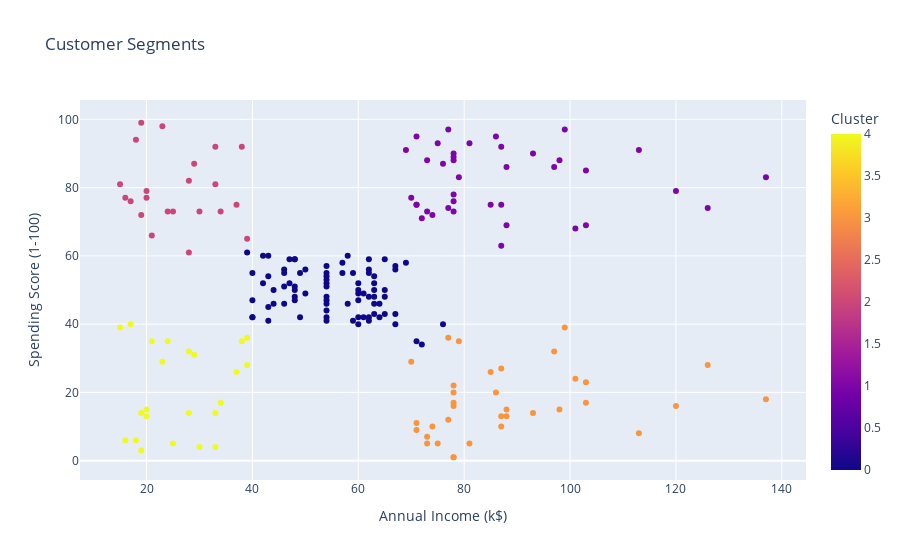

Notebook code cell kept with this figure:
### Code cell
#kmeans  to categorize clusters
kmeans = KMeans(n_clusters=5, random_state=42, n_init=10)
df["Cluster"] = kmeans.fit_predict(X)

# Visualize clusters
fig = px.scatter(df, x="Annual Income (k$)", y="Spending Score (1-100)", 
                 color="Cluster", hover_data=["Age", "Gender"],
                 title="Customer Segments")
fig.show()

### Figure 1 — Plotly figure (JSON) as saved in the notebook; plotly's stock layout.template omitted (floating-point values rounded to 4 significant figures; data arrays with more than 128 entries replaced by an {"elided": "..."} marker saying what was removed)
{"data": [{"customdata": {"elided": "200x2 mixed values"}, "hovertemplate": "Annual Income (k$)=%{x}<br>Spending Score (1-100)=%{y}<br>Age=%{customdata[0]}<br>Gender=%{customdata[1]}<br>Cluster=%{marker.color}<extra></extra>", "legendgroup": "", "marker": {"color": {"elided": "200 int values"}, "coloraxis": "coloraxis", "symbol": "circle"}, "mode": "markers", "name": "", "orientation": "v", "showlegend": false, "type": "scatter", "x": {"elided": "200 int values"}, "xaxis": "x", "y": {"elided": "200 int values"}, "yaxis": "y"}], "layout": {"coloraxis": {"colorbar": {"title": {"text": "Cluster"}}, "colorscale": [[0, "#0d0887"], [0.1111, "#46039f"], [0.2222, "#7201a8"], [0.3333, "#9c179e"], [0.4444, "#bd3786"], [0.5556, "#d8576b"], [0.6667, "#ed7953"], [0.7778, "#fb9f3a"], [0.8889, "#fdca26"], [1, "#f0f921"]]}, "legend": {"tracegroupgap": 0}, "title": {"text": "Customer Segments"}, "xaxis": {"anchor": "y", "domain": [0, 1], "title": {"text": "Annual Income (k$)"}}, "yaxis": {"anchor": "x", "domain": [0, 1], "title": {"text": "Spending Score (1-100)"}}}}
